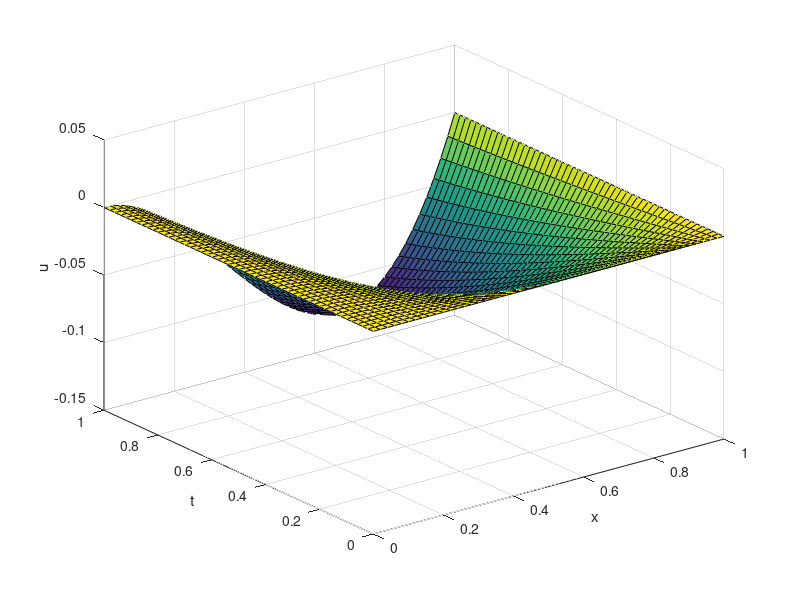

MATLAB code to generate this figure:
clear;
%%%using implicit scheme
f=@(x,t)x^2*(x-1)*cos(t)-(6*x-2)*sin(t);
n=50;
m=50;
h=1/n;
tau=1/m;
%%%
x=0:h:1;
t=0:tau:1;
%%%
c=tau/h^2;
%%%
for i=1:n+1
    u(i,1)=0;
end
A=zeros(n+1,n+1);
A(1,1)=1;
for i=2:n
    A(i,i-1)=-c;
    A(i,i)=1+2*c;
    A(i,i+1)=-c;
end
A(n+1,n+1)=1;
%%%
for k=1:m
    y(1)=0;
    for i=2:n
        y(i)=u(i,k)+tau*f(x(i),t(k+1));
    end
    y(n+1)=0;
    u(:,k+1)=A\y';
end
%%%
surf(x,t,u')
xlabel('x')
ylabel('t')
zlabel('u')
%error computation
for k=1:m+1
    for i=1:n+1
        exact_u(i,k)=x(i)^2*(x(i)-1)*sin(t(k));
    end
end
max_error=max(max(abs(u-exact_u)))